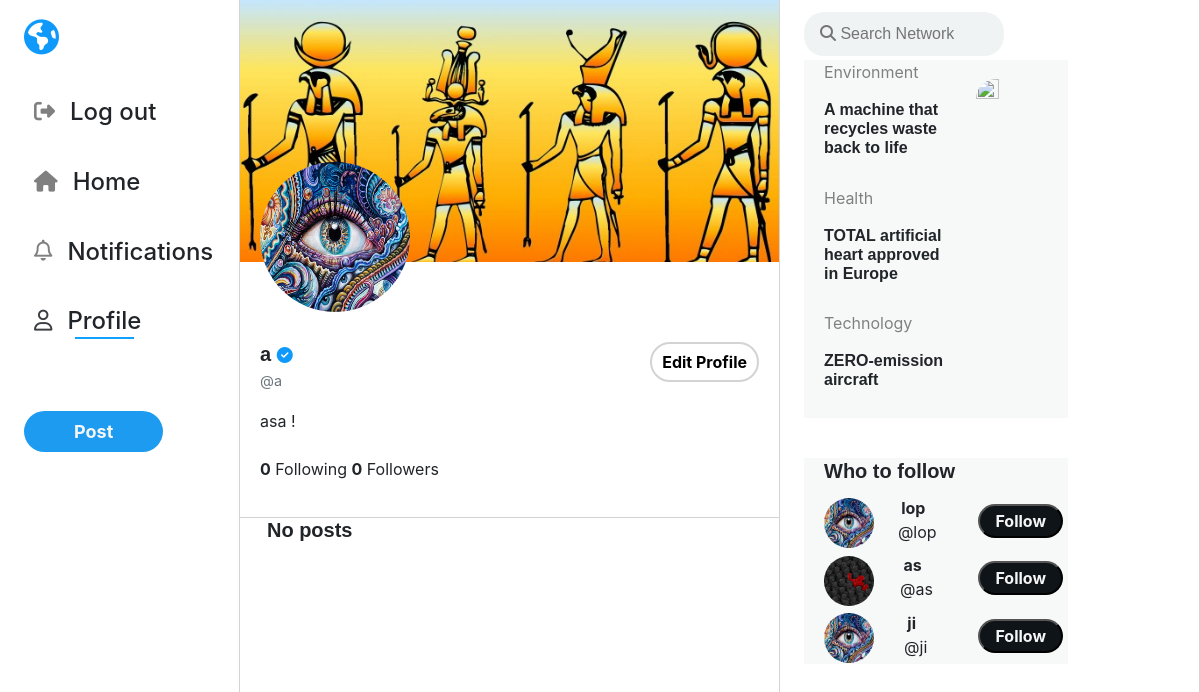
Page /profile/a (signed in) on the earlier database version.
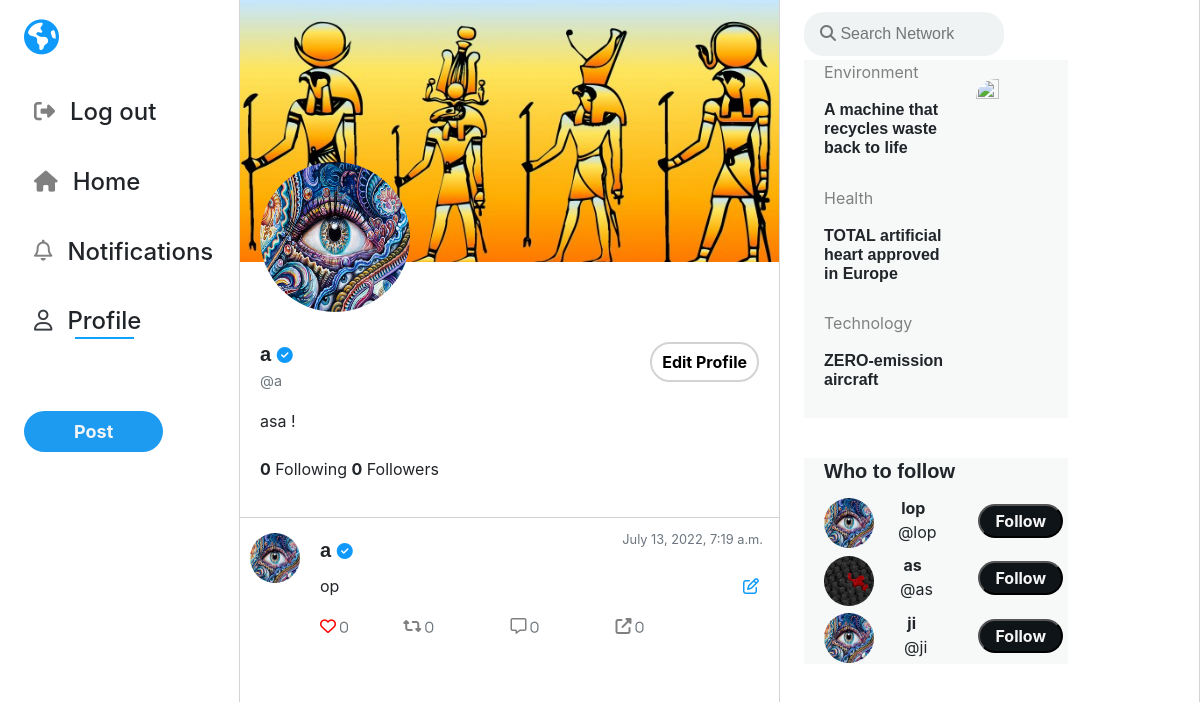
Same page on the later database version.
### network/models.py (models this page shows, shortened)
class User(AbstractUser):
    profile_image = models.ImageField(null=True, blank=True, upload_to="images/")
    cover_image = models.ImageField(null=True, blank=True, upload_to="cover/",default="cover/jaguar.jpg")
    bio = models.CharField(max_length=100, blank=True,default='Hello, im new!')

class Post(models.Model):
    user = models.ForeignKey(User, on_delete=models.CASCADE)
    text = models.CharField(max_length=160, default=None)
    post_date = models.DateTimeField(default=datetime.datetime.now)

### network/views.py (the view)
# urls.py: path("profile/<str:username>", views.profile, name="profile"),
def profile(request, username):
    is_following=0
    profile_user = User.objects.get(username=username)
    followingList = Follower.objects.filter(follower=int(profile_user.id))
    followersList = Follower.objects.filter(following=int(profile_user.id))
    if request.user.is_authenticated:
        logged_user = request.session['_auth_user_id']
        followers = Follower.objects.filter(follower=logged_user)
        username = User.objects.get(id=logged_user)
        is_following = Follower.objects.filter(
        follower=logged_user, following=profile_user).count()
        likes = Like.objects.filter(post=OuterRef('id'), user_id=logged_user)
        posts = Post.objects.filter(user=profile_user).order_by(
            'post_date').annotate(current_like=Count(likes.values('id')))
        ola = profile_user.profile_image.url
        postz = Post.objects.filter(user_id__in=followers.values('following_id')).order_by(
        '-post_date').annotate(current_like=Count(likes.values('id')))
        '''
        '''
        currentUser = Follower.objects.filter(follower_id=logged_user)
        userFollowing = []
        for i in currentUser:
            userFollowing.append(i.following_id)
        userList=[]
        users = User.objects.all()
        for i in users:
            userList.append(i.id)
        followSuggestions = [x for x in userList if x not in userFollowing]
        suggestionList = []
        for i in followSuggestions:
            x = User.objects.get(id=i)
            suggestionList.append(x)
        for i in followSuggestions:
            is_following = Follower.objects.filter(follower=logged_user, following=i).count()
    else:
        posts = Post.objects.filter(
            user=profile_user).order_by('post_date').all()
    total_following = Follower.objects.filter(
        follower=profile_user).count()
    total_followers = Follower.objects.filter(
        following=profile_user).count()
    paginator = Paginator(posts, MAX_POSTS_PER_PAGE)
    page_number = request.GET.get('page')
    page_obj = paginator.get_page(page_number)
    print(f"Hello, {profile_user.cover_image.url} ")
    return render(request, "network/profile.html", { "followersList": followersList,
    "followingList": followingList,
     "user_profile": profile_user,
     "posts": page_obj,
     "is_following": is_following,
     'total_following': total_following,
     'total_followers': total_followers,
     "username":username,
     'suggestionList': random.sample(suggestionList, 3),
     'form': NewPostForm(), 'form_edit': NewEditPostForm()
    })

### network/views.py
class NewPostForm(forms.Form):
    post_text = forms.Field(widget=forms.Textarea(
        {'rows': '2','id':'textPost', 'maxlength': 160, 'class': 'form-control', 'placeholder': "What's on your mind?",'style': "resize:none;float:right;padding-top:20px;padding-left:70px;font-size:large;",}), label="New Post", required=True)

class NewEditPostForm(forms.Form):
    id_post_edit_text = forms.Field(widget=forms.Textarea(
        {'rows': '3', 'maxlength': 160, 'class': 'form-control', 'placeholder': "What's happening?", 'id': 'id_post_edit_text'}), label="New Post", required=True)

### network/templates/network/profile.html (shortened to what this page needs)
{% extends "network/layout.html" %}
{% load static %}
{% block body %}
<div class="mainA">
    <div class="main">
        <div class="cover">
        <img src="{{ user_profile.cover_image.url }}" />
        </div>
        <div class="profile">
            <img id="ProfileImage" src="{{ user_profile.profile_image.url }}">
        </div>
    </div>
<div class="card">
    <div class="card-body">
         {% if user.is_authenticated and user.id == user_profile.id %}
                 <button onclick="editProfile();" id="editProfile">Edit Profile</button>
        {% endif %}
        <h5 class="card-title profileName">
            {{user_profile.username}}
             <i class="fas fa-check-circle"></i>
        </h5>
        <p class="card-text largeFont"><small class="text-muted">@{{user_profile.username}}</small></p>
        <article>{{user_profile.bio}}!</article>
        <br>
        <p class="card-text"><strong id="sp_following">{{total_following}}</strong>
            <span onclick="showFollowing()">Following</span>
        <strong id="sp_followers">{{total_followers}}</strong> <span onclick="showFollowers()">Followers</span>
    </div>
</div>
<div id="content" >
    {% for post in posts %}
    <div class="separator">
        <div class="profilePic">
            <img class="picture"  src="{{ user_profile.profile_image.url }}">
        </div>
    <div class="card">
        <div class="card-body">
            <h5 class="card-title"><a href="{% url 'profile' post.user.username %}">{{post.user.username}}</a> <i class="fas fa-check-circle"></i></h5>
            {%if post.user_id == user.id %}
            <a href="#" class="card-link editIcon" id="edit_link_{{post.id}}" data-id="{{post.id}}" data-toggle="modal"><i class="far fa-edit"></i></a>
            {%endif%}
            <p class="card-text" id="post_text_{{post.id}}"> {{ post.text }}</p>
            <p class="card-text postDate"><small class="text-muted">{{post.post_date}}</small></p>
            <p class="card-text">
                <div data-id="{{post.id}}"
                    class="card-link heartIcon {% if post.current_like > 0 %} fas {%else%} far {% endif %} fa-heart">&nbsp<small
                    class="text-muted">{{post.like_set.count}}</small>
                </div>
                <div data-id="{{post.id}}"
                    class="postIcons card-link fas fa-retweet">&nbsp<small
                    class="text-muted">0</small>
                </div>
                <div data-id="{{post.id}}"
                    class="postIcons card-link far fa-comment-alt">&nbsp<small
                    class="text-muted">0</small>
                </div>
                <div data-id="{{post.id}}"
                    class="postIcons card-link fas fa-external-link-alt">&nbsp<small
                    class="text-muted">0</small>
                </div>
            </p>
        </div>
    </div>
</div>
    {% empty %}
    <h5 class="noPosts">No posts</h5>
    {% endfor %}
</div>
</div>
{% load static %}
{% endblock %}

### network/templates/network/layout.html (shortened to what this page needs)
{% load static %}
<!DOCTYPE html>
<html lang="en">
<head>
    <link rel="stylesheet" href="https://stackpath.bootstrapcdn.com/bootstrap/4.5.0/css/bootstrap.min.css"
>
    <link href="https://use.fontawesome.com/releases/v5.13.0/css/all.css" rel="stylesheet">
    <link href="{% static 'network/styles.css' %}" rel="stylesheet">
    <link href="{% static 'network/responsive.css' %}" rel="stylesheet">
</head>
<body>
    <div class="welcomeDiv">
         <div class="firstDiv">
    <article class="leftSide smallerWidth">
        {% if user.is_authenticated %}
                <i id="globe" class="fas fa-globe-americas show"></i>
            <h4><a class="nav-link" href="{% url 'logout' %}"><i class="show m fas fa-sign-out-alt fa-sm"></i><hide>Log out</hide></a></h4>
            <h4><a class="nav-link" href="{% url 'index' %}"><i  class="show m fas fa-home fa-sm"></i><hide>Home</hide></a></h4>
             <h4><a class="nav-link" href="{% url 'notifications' %}"><i  class="show m far fa-bell fa-sm" ></i><hide>Notifications</hide></a></h4>
             <h4 ><a class="nav-link" href="{% url 'profile' user.username %}"><i style="color:rgb(60,64,68);" class="show m far fa-user fa-sm"></i><span class="underline"><hide>Profile</hide></span></a></h4>
            <h4 ></h4>
            <a onclick="postsForm();" class="postSide postButton" style="width:100%;height:100%;border-radius:40px;background-color:rgb(29,155,240);color:whitesmoke;padding:10px 50px;outline:none;font-weight:700;font-size:large;">Post</a>
        {% endif %}
    </article>
    </div>
        {% block body %}
        {% endblock %}
    <div class="rightDiv2 smallerWidth">
            <article class="searchArticle">
                <input type="text" class="inputS articleOneInput" placeholder="&#xF002; Search Network" >
            </article>
            <article class="articleTop">
            <article style="padding:0px 5px 20px 20px;position: relative;" >
                <a href="https://globalgoodness.ca/en/a-machine-that-recycles-waste-back-to-life/?gclid=EAIaIQobChMI_Lv_2dfP9QIVm_bjBx29dAkIEAAYASAAEgI04vD_BwE" target="_blank" rel="">
                <p class="articleTitle">Environment </p>
                <h5 class="articleInfo">A machine that recycles waste back to life</h5>
                <img class="articleImage" src="{% static 'network/news.jpg' %}">
                </a>
            </article>
            <article style="padding:0px 5px 20px 20px;position: relative;">
            <a href="https://globalgoodness.ca/en/total-artificial-hearts-approved-in-europe/?gclid=EAIaIQobChMI2crmtdjP9QIVfMiUCR0e7Ql0EAAYASAAEgIwJ_D_BwE" target="_blank" rel="">
                <p class="articleTitle">Health</p>
                <h5 class="articleInfo">TOTAL artificial heart approved in Europe</h5>
            </a>
            </article>
                <article style="padding:0px 5px 20px 20px;position: relative;">
                            <a href="https://globalgoodness.ca/en/zero-emission-aircraft/" target="_blank" rel="">
                <p class="articleTitle">Technology</p>
                <h5 class="articleInfo">ZERO-emission aircraft</h5>
                            </a>
            </article>
            {% if user.is_authenticated %}
             <article class="suggestion" style="padding:1px 5px 1px 20px;position: relative;border-top:40px solid white;">
                    <h5>Who to follow</h5>
                        {% for i in suggestionList %}
                    <div class="demo">
                        <span><img class="suggestionPic"  src="{{ i.profile_image.url }}"></span>
                        <span class="middle"><strong>{{i}}</strong><br> <p style="padding-left:8px;">@{{i}}</p></span>
                        <span>
                        {% if is_following > 0 %}
                            <butt on id="btnfollow" data-id="{{i.id}}" type="button"  style="background-color:rgb(15,20,25);float:right;color:whitesmoke;font-weight:bold;padding:3px 15px;border-radius:50px;">Following</button>
                            {% else %}
                            <button id="btnfollow" data-id="{{i.id}}" type="button"  style="background-color:rgb(15,20,25);float:right;color:whitesmoke;font-weight:bold;padding:3px 15px;border-radius:50px;">Follow</button>
                            {% endif %}
                        </span>
                    </div>
                        {% endfor %}
            </article>
            {% endif %}
        </article>
</div>
    </div>
</body>
</html>

### network/static/network/styles.css (style rules this page uses)
body { position:relative; }
.fa-heart { color: red !important; cursor: pointer; }
h5 { font-weight: bold; }
.fa-globe-americas { font-size: 65px; color:rgb(15,154,251) ; margin-bottom: 30px; }
a { all: unset; }
#globe { font-size: 35px; color:rgb(15,154,251) ; margin-top: 20px; }
.welcomeDiv { overflow-x: hidden; width: 100vw; display: grid; grid-template-columns: 27% 37% 26%; grid-template-rows: 100vh; }
.welcomeDiv > div { border-right: 1px solid lightgray; }
.firstDiv { margin-left: 25%; border-right: 1px solid rgb(232,232,232); }
.rightDiv2 article { position: fixed; }
.rightDiv2 article article { background-color:rgb(247,249,249); }
.searchArticle { position: fixed; margin-left:2%; margin-top:1%; max-width: 22vw; border-radius:20px; }
.articleOneInput { border-radius:20px; font-family:Arial, FontAwesome; background-color:rgb(239,243,244); padding:10px 50px 10px 16px; border:hidden; }
a:link { text-decoration: none; }
.leftSide { position: fixed; align-content: left; width: 15%; height: 95%; }
.leftSide > h4 { margin-bottom: 15px; padding:5px 10px 5px 10px; }
.leftSide * { padding-left: 0; }
.inputS[type=text] { width: 200px; -webkit-transition: width .35s ease-in-out; transition: width .35s ease-in-out; }
.m { margin-right: 10px; padding-right:5px; color:gray; font-size:large; }
.profileName { margin-bottom:0px; }
.largeFont { font-size:large; }
img { height: 100%; width: 100%; }
h5 { text-align: left; font-weight: bolder; font-family:Verdana, sans-serif; }
.fa-check-circle { color:rgb(15,154,251); font-size: medium; }
.profilePic { margin-top: 15px; margin-left: 10px; float: left; max-width: 25%; height: fit-content; }
#editProfile { float: right; background-color: #fff; border: 2px solid lightgray; border-radius: 20px; padding:6px 10px; font-weight: bold; }
.picture { margin:0 auto; height: 50px; width: 50px; border-radius: 50%; }
.card { height:fit-content; border:hidden; }
.postIcons { margin-right: 12%; font-size: medium; color: gray; }
.heartIcon { margin-right:7%; }
.articleTop { max-width: 22vw; height: 30vh; margin:5% 5% 0% 2%; border-radius: 20px; height:fit-content; }
.articleTitle { width:55%;color:gray; }
.articleInfo { width:55%; font-size:medium; }
.articleImage { width:30%; height:40%; position: absolute; top: 15%; right: 5%; border-radius:20px; }
.underline { background-image: linear-gradient(#0f9afb,#1af); background-position: bottom center; background-size: 80% 2px; background-repeat: no-repeat; padding-bottom: 4px; }
.postSide { outline:0; }
.mainA { border-right:1px solid lightgray; }
.main { display:block; position:relative; max-width: 100%; margin: 0 auto; }
.cover { display:block; min-height:30vh; max-height: 31vh; overflow:hidden; z-index:1; }
.cover img { max-width:100%; z-index:1; }
.profile { display:block; border-radius:60px; width:150px; height:150px; margin: -100px 0 10px 20px; z-index:999; }
.profile img { max-width:100%; z-index:999; border-radius:80px; }
.separator { border-top:1px solid lightgray; }
.editIcon { float:right; color:rgb(15,154,251); margin-left:10px !important; }
.postDate { position:absolute; top: 8px; right: 16px; }
div.demo { display:table; width:100%; }
div.demo span { display:table-cell; }
div.demo .middle { display:inline-block; padding-top:5px; text-align:center; height: 10px; }
.suggestionPic { height: 50px; width: 50px; border-radius: 50%; margin-top:-20px; }

### network/static/network/responsive.css (style rules this page uses)
.cover { position: relative; }
.profile { position: relative; }
@media only screen and (max-width: 1420px) { .leftSide { width: 20%; } }
@media only screen and (max-width: 1200px) { .welcomeDiv { width: 100vw; display: grid; grid-template-columns: 20vw 45vw 35vw; grid-template-rows: 100vh; overflow-x: hidden; } }
@media only screen and (max-width: 1200px) { .firstDiv { margin-left: 2vw; } }

Differences in the rows shown:
added Post: profile_image (picture), user.username "a", text "op", post_date "July 13, 2022, 7:19 a.m.", like_set.count "0"
Other differences:
text no longer shown: "No posts"
